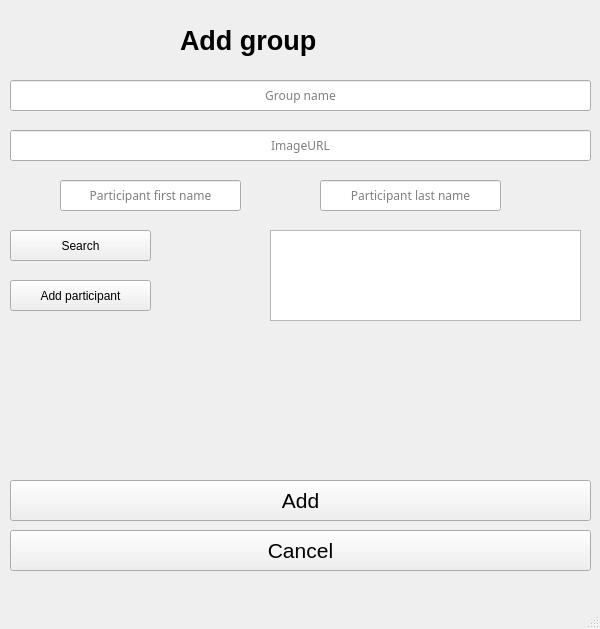
<?xml version="1.0" encoding="UTF-8"?>
<ui version="4.0">
 <class>MainWindow</class>
 <widget class="QMainWindow" name="MainWindow">
  <property name="geometry">
   <rect>
    <x>0</x>
    <y>0</y>
    <width>600</width>
    <height>629</height>
   </rect>
  </property>
  <property name="windowTitle">
   <string>MainWindow</string>
  </property>
  <widget class="QWidget" name="centralwidget">
   <widget class="QLabel" name="label">
    <property name="geometry">
     <rect>
      <x>180</x>
      <y>20</y>
      <width>311</width>
      <height>41</height>
     </rect>
    </property>
    <property name="font">
     <font>
      <pointsize>20</pointsize>
      <weight>75</weight>
      <bold>true</bold>
     </font>
    </property>
    <property name="text">
     <string>Add group</string>
    </property>
   </widget>
   <widget class="QLineEdit" name="groupName">
    <property name="geometry">
     <rect>
      <x>10</x>
      <y>80</y>
      <width>581</width>
      <height>31</height>
     </rect>
    </property>
    <property name="font">
     <font>
      <family>MS Reference Sans Serif</family>
     </font>
    </property>
    <property name="text">
     <string/>
    </property>
    <property name="alignment">
     <set>Qt::AlignCenter</set>
    </property>
    <property name="placeholderText">
     <string>Group name</string>
    </property>
    <property name="clearButtonEnabled">
     <bool>false</bool>
    </property>
   </widget>
   <widget class="QLineEdit" name="imageUrl">
    <property name="geometry">
     <rect>
      <x>10</x>
      <y>130</y>
      <width>581</width>
      <height>31</height>
     </rect>
    </property>
    <property name="font">
     <font>
      <family>MS Reference Sans Serif</family>
     </font>
    </property>
    <property name="text">
     <string/>
    </property>
    <property name="alignment">
     <set>Qt::AlignCenter</set>
    </property>
    <property name="placeholderText">
     <string>ImageURL</string>
    </property>
    <property name="clearButtonEnabled">
     <bool>false</bool>
    </property>
   </widget>
   <widget class="QPushButton" name="add_button">
    <property name="geometry">
     <rect>
      <x>10</x>
      <y>480</y>
      <width>581</width>
      <height>41</height>
     </rect>
    </property>
    <property name="font">
     <font>
      <pointsize>16</pointsize>
     </font>
    </property>
    <property name="text">
     <string>Add</string>
    </property>
   </widget>
   <widget class="QListWidget" name="participantList">
    <property name="geometry">
     <rect>
      <x>270</x>
      <y>230</y>
      <width>311</width>
      <height>91</height>
     </rect>
    </property>
   </widget>
   <widget class="QPushButton" name="addParticipantButton">
    <property name="geometry">
     <rect>
      <x>10</x>
      <y>280</y>
      <width>141</width>
      <height>31</height>
     </rect>
    </property>
    <property name="font">
     <font>
      <weight>50</weight>
      <bold>false</bold>
     </font>
    </property>
    <property name="text">
     <string>Add participant</string>
    </property>
   </widget>
   <widget class="QLineEdit" name="participantFirstName">
    <property name="geometry">
     <rect>
      <x>60</x>
      <y>180</y>
      <width>181</width>
      <height>31</height>
     </rect>
    </property>
    <property name="font">
     <font>
      <family>MS Reference Sans Serif</family>
     </font>
    </property>
    <property name="text">
     <string/>
    </property>
    <property name="alignment">
     <set>Qt::AlignCenter</set>
    </property>
    <property name="placeholderText">
     <string>Participant first name</string>
    </property>
    <property name="clearButtonEnabled">
     <bool>false</bool>
    </property>
   </widget>
   <widget class="QPushButton" name="searchButton">
    <property name="geometry">
     <rect>
      <x>10</x>
      <y>230</y>
      <width>141</width>
      <height>31</height>
     </rect>
    </property>
    <property name="font">
     <font>
      <weight>50</weight>
      <bold>false</bold>
     </font>
    </property>
    <property name="text">
     <string>Search</string>
    </property>
   </widget>
   <widget class="QPushButton" name="cancelButton">
    <property name="geometry">
     <rect>
      <x>10</x>
      <y>530</y>
      <width>581</width>
      <height>41</height>
     </rect>
    </property>
    <property name="font">
     <font>
      <pointsize>16</pointsize>
     </font>
    </property>
    <property name="text">
     <string>Cancel</string>
    </property>
   </widget>
   <widget class="QLineEdit" name="participantLastName">
    <property name="geometry">
     <rect>
      <x>320</x>
      <y>180</y>
      <width>181</width>
      <height>31</height>
     </rect>
    </property>
    <property name="font">
     <font>
      <family>MS Reference Sans Serif</family>
     </font>
    </property>
    <property name="text">
     <string/>
    </property>
    <property name="alignment">
     <set>Qt::AlignCenter</set>
    </property>
    <property name="placeholderText">
     <string>Participant last name</string>
    </property>
    <property name="clearButtonEnabled">
     <bool>false</bool>
    </property>
   </widget>
  </widget>
  <widget class="QMenuBar" name="menubar">
   <property name="geometry">
    <rect>
     <x>0</x>
     <y>0</y>
     <width>600</width>
     <height>26</height>
    </rect>
   </property>
  </widget>
  <widget class="QStatusBar" name="statusbar"/>
 </widget>
 <resources/>
 <connections/>
</ui>
